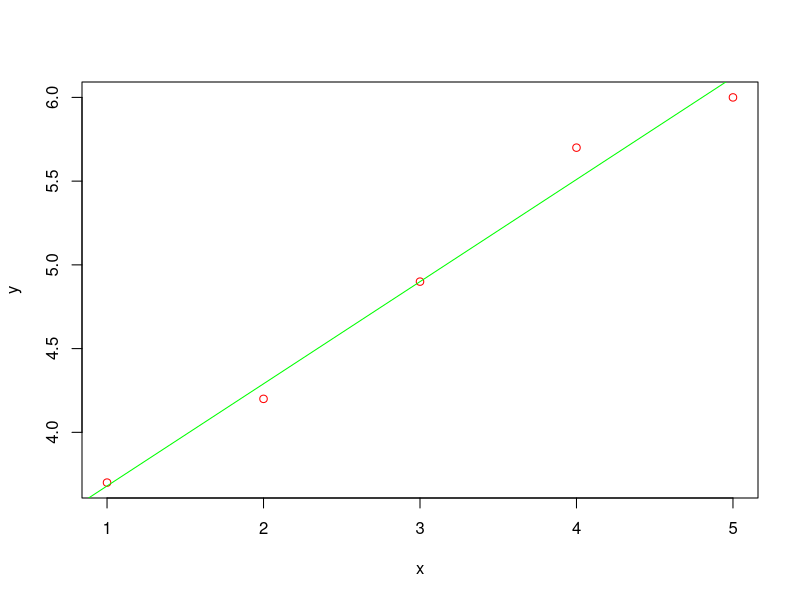

This chart was generated by the following R code:
# Find Matrix using eigenvalues & eigenvectors
# Matrix

A = matrix(c(12,0,10,1),2,2)

# use eigen() function to find both values and vectors

eg = eigen(A)

# formula for determining A is SVS^-1
S = eg$vectors
V = eg$values

A2 = S %*% diag(V) %*% solve(S^1)

all.equal(A,A2)

#--------------------------------------------
# Example 2
#--------------------------------------------

A = matrix(c(1,1,0,0,1,1,0,1,1),3,3)

# Using matrix to solve linear equations

# Solving systems of linear equations
# consider these two equations

#  x1 + 3x2 = 7
# 2x1 + 4x2 = 10

# The system can be written in matrix form
# |1 3||x1|   | 7|
# |2 4||x2| = |10|
#
# A^-1 A=I     |-2  1.5| | 7|  |1|
# x = A^-1 b = | 1 -0.5| |10|= |2|

A = matrix(c(1,2,3,4),ncol=2)
b = c(7,10)
(x = solve(A) %*% b)


# (A + B)^t = A^t + B^t
B = matrix(c(2,6,8,2),ncol=2)

all.equal(t(A + B),(t(A) + t(B)))

# In general AB <> BA
#> A %*% B
#      [,1] [,2]
#[1,]   20   14
#[2,]   28   24
#> B %*% A
#      [,1] [,2]
#[1,]   18   38
#[2,]   10   26

all.equal((A %*% B),(B %*% A))

# The Inverse of a 2 x 2 matrix

#     |a b|
# A = |c d|
#
# Then the inverse is
# A^-1 = 1/ad - bc |d -b|
#                  |-c a|
# under the assumption that ab-bc<>0. The number ab-bc is called the determinant
# of A, sometimes written |A|. If |A| = 0, then A has no inverse.

# One method for matrix inversion is called the Gauss-Seidels method. R has the solve() function.

A=matrix(c(2,2,3,3,5,9,5,6,7),ncol=3)

# We want to find the matrix B = A^-1. To start, we append to A the identity matrix and call
# the result AB

AB=cbind(A,diag(c(1,1,1)))

#      [,1] [,2] [,3] [,4] [,5] [,6]
#[1,]    2    3    5    1    0    0
#[2,]    2    5    6    0    1    0
#[3,]    3    9    7    0    0    1
#
# On a matrix we allow ourselves to do the following three operations as often as we want
# 1. Multiply a row by a (non-zero) constant
# 2. Multiply a row by a (non-zero) constant and add the result to another row.
# 3. Interchange two rows.

# The aim is to perform such operations on AB in a way such that one ends up with
# a 3 x 6 matrix which has the identity matrix in the three leftmost columns.
# The three rightmost columns will then contain B = A^-1.
# Recall that writing AB[1,] extracts the entire first row of AB

# 1, First, we make sure that AB[1,1]=1. Then we subtract a constant times the 
#  first row from the second to obtain that AB[2,1]=0, and similarly for the third row:
 AB[1,] = AB[1,]/AB[1,1]
 AB[2,] = AB[2,] - 2* AB[1,]
 AB[3,] = AB[3,] - 3* AB[1,]
 AB
#       [,1] [,2] [,3] [,4] [,5] [,6]
# [1,]    1  1.5  2.5  0.5    0    0
# [2,]    0  2.0  1.0 -1.0    1    0
# [3,]    0  4.5 -0.5 -1.5    0    1

# 2. Next we ensure that AB[2,2]=1. Afterwards we subtract a constant times the
 # second row from the third to obtain that AB[3,2]=0
 AB[2,] = AB[2,]/AB[2,2]
 AB[3,] = AB[3,] - 4.5 * AB[2,]
 
# 3. Next we rescale the third row such that AB[3,3]=1
 AB[3,] = AB[3,]/AB[3,3]
 AB
#       [,1] [,2] [,3]       [,4]      [,5]       [,6]
# [1,]    1  1.5  2.5  0.5000000 0.0000000  0.0000000
# [2,]    0  1.0  0.5 -0.5000000 0.5000000  0.0000000
# [3,]    0  0.0  1.0 -0.2727273 0.8181818 -0.3636364 
 
# Then AB has zeros below the main diagonal.
# 4. We then work our way up to obtain that AB has zeros above the main diagonal
 AB[2,] = AB[2,] - 0.5 * AB[3,]
 AB[1,] = AB[1,] - 2.5 * AB[3,]
 AB
#      [,1] [,2] [,3]       [,4]        [,5]       [,6]
# [1,]    1  1.5    0  1.1818182 -2.04545455  0.9090909
# [2,]    0  1.0    0 -0.3636364  0.09090909  0.1818182
# [3,]    0  0.0    1 -0.2727273  0.81818182 -0.3636364

 AB[1,] = AB[1,] - 1.5 * AB[2,]
 AB 
#      [,1] [,2] [,3]       [,4]        [,5]       [,6]
# [1,]    1    0    0  1.7272727 -2.18181818  0.6363636
# [2,]    0    1    0 -0.3636364  0.09090909  0.1818182
# [3,]    0    0    1 -0.2727273  0.81818182 -0.3636364 
 
# Now extract the three rightmost columns of AB into matrix B.
# We claim that B is the inverse of A, and this can be verified by
# a simple matrix multiplication
 B = AB[,4:6]
 A %*% B
 
#              [,1]         [,2]         [,3]
# [1,]  1.000000e+00 0.000000e+00 0.000000e+00
# [2,] -4.440892e-16 1.000000e+00 4.440892e-16
# [3,] -2.220446e-16 8.881784e-16 1.000000e+00



x = c(1.00,2.00,3.00,4.00,5.00)
y = c(3.7,4.2,4.9,5.7,6)
plot(x,y,col="red")

# least squares
X =cbind(c(1,1,1,1,1),x)

beta.hat = solve(t(X) %*% X) %*% t(X) %*% y
abline(beta.hat,col="green")



